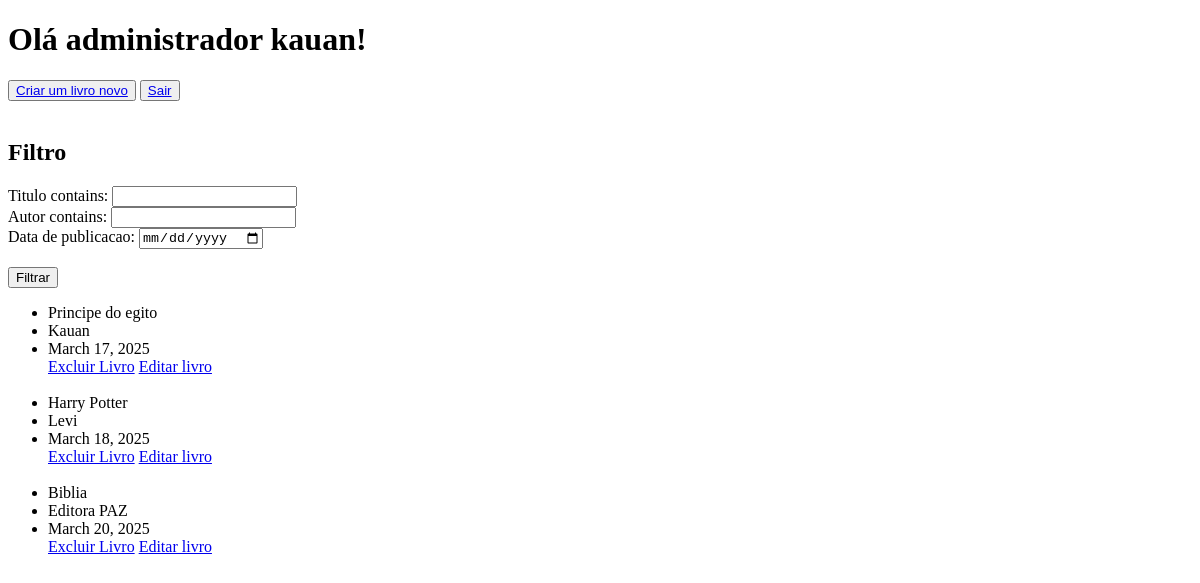
The app's page / (signed in), older data.
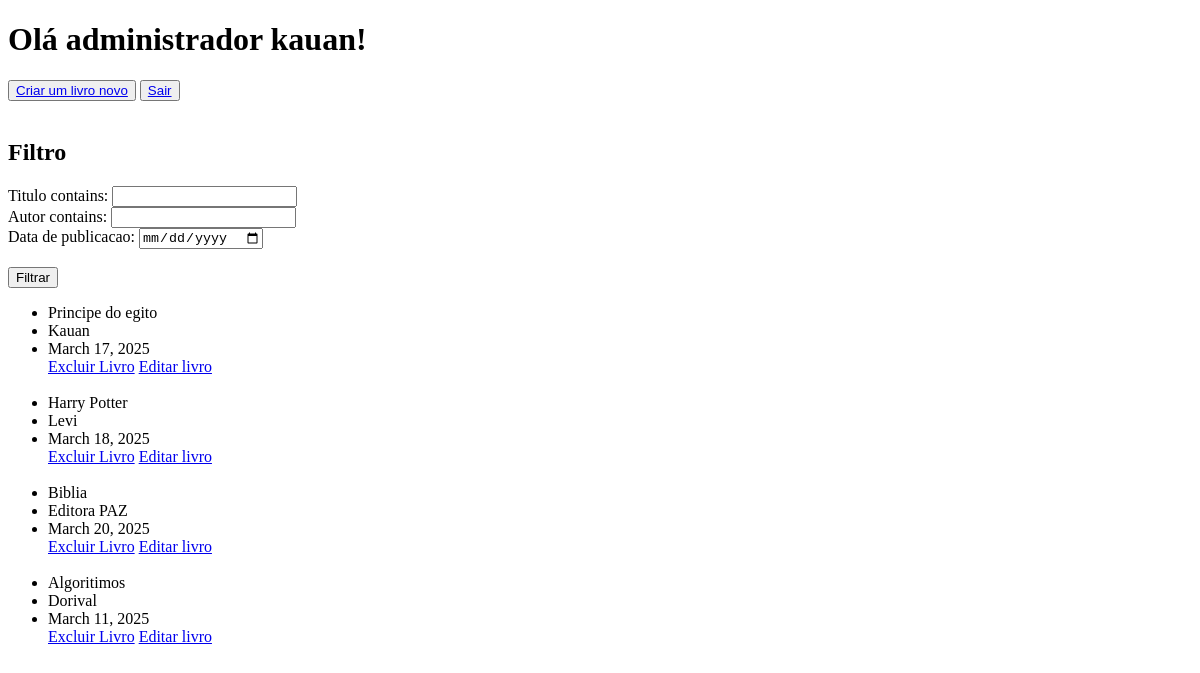
The same page, newer data.
### app/models.py (models this page shows, shortened)
class livros(models.Model):
    titulo = models.CharField(max_length=255)
    autor = models.CharField(max_length=100)
    data_de_publicacao = models.DateField()

### app/views.py (the view)
# urls.py: path('', views.visualizar_livros, name='livros'),
@login_required #essa func não deixara acessar sem logar
def visualizar_livros(request):
    filtro = livroFilter(request.GET, queryset=livros.objects.all())
    nome = request.user.username
    return render(request,  "livros.html", {'filtro':filtro , 'nome':nome})

### app/Templates/livros.html (shortened to what this page needs)
<!DOCTYPE html>
<html lang="en">
<head>
</head>
<body>
    <h1>Olá administrador {{ nome }}!</h1>
    <button>
        <a href="{%url 'criar_livro'%}">Criar um livro novo</a>
    </button>
    <button>
        <a href="{% url 'logout' %}">Sair</a>
    </button><br><br>
    <h2>Filtro</h2>
    <form method="get">
        {{filtro.form}}
        <br><button type="submit">Filtrar</button>
    </form>
    <ul>
        {%for livro in filtro.qs %}
            <li>{{livro.titulo}}</li>
            <li>{{livro.autor}}</li>
            <li>{{livro.data_de_publicacao}}</li>
            <a href="{% url 'excluir_livro' livro.pk%}">Excluir Livro</a>
            <a href="{% url 'atualizar_livro' livro.pk%}">Editar livro</a><br><br>
        {% empty %}
            <li>Nenhum livro encontrado</li>
        {% endfor %}
    </ul>
</body>
</html>

Row changes from the older to the newer data that the page shows:
added livros: titulo "Algoritimos", autor "Dorival", data_de_publicacao "March 11, 2025"
